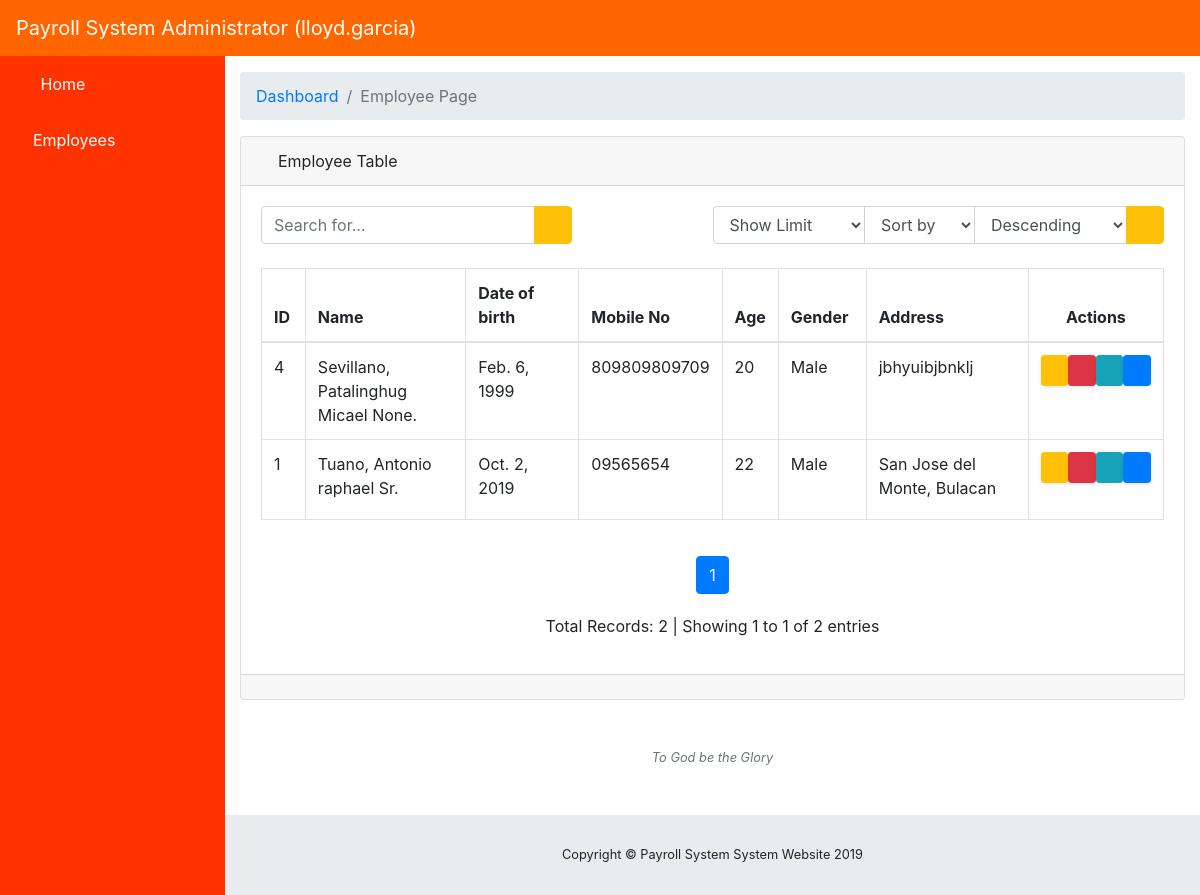
The page /Payroll/manager/employees/ (signed in) on the database its author committed.
### payrollsystemapp/models.py (models this page shows, shortened)
class ProfileInfo(models.Model):
    GENDER_LIST = (
        ('Male', 'Male'),
        ('Female', 'Female')
    )
    user = models.OneToOneField(User, on_delete=models.CASCADE, related_name="profile_to_user_fk", default="lloyd.garcia")
    first_name = models.CharField(max_length=50)
    middle_name = models.CharField(max_length=50)
    last_name = models.CharField(max_length=50)
    suffix = models.CharField(max_length=50, blank=True, null=True)
    dob = models.DateField()
    mobile_no = models.CharField(max_length=20, unique=True)
    age = models.PositiveIntegerField()
    gender = models.CharField(max_length=50, choices=GENDER_LIST, default='Male')
    address = models.CharField(max_length=250)
    date_added = models.DateTimeField(auto_now=True)

### payrollsystemapp/views.py (the view)
# urls.py: path('Payroll/manager/employees/', views.PayrollEmployeesPage.as_view(), name='employees_index_page'),
class PayrollEmployeesPage(LoginRequiredMixin, TemplateView):
    template_name = "employees/employees_index_page.html"
    def get_context_data(self, *args, **kwargs):
        context = super(PayrollEmployeesPage, self).get_context_data(*args, **kwargs)
        try:
            user = User.objects.all().filter(Q(username=self.request.user) & Q(is_superuser=True))
            username = User.objects.all().get(Q(username=self.request.user) & Q(is_superuser=True))
            if not user:
                raise Http404()
        except User.DoesNotExist:
            raise Http404()
        for key, value in self.request.session.items():
            print('{} -> {}'.format(key, value))
        if 'current_page' in self.request.session:
            del self.request.session['current_page']
            print('current_page => DELETED!')
        else:
            print('current_page is not existing yet!')
        if 'search_text' in self.request.session:
            del self.request.session['search_text']
            print('searched_text => DELETED!')
        else:
            print('searched_text is not existing yet')
        if 'sortBy' in self.request.session:
            del self.request.session['sortBy']
            print('sortBy => DELETED!')
        else:
            print('sortBy is not existing yet')
        if 'column' in self.request.session:
            del self.request.session['column']
            print('column => DELETED')
        else:
            print('column is not existing yet')
        if 'limit' in self.request.session:
            del self.request.session['limit']
            print('limit => DELETED')
        else:
            print('limit is not existing yet')
        query = ProfileInfo.objects.all().order_by('-id')
        count = query.count()
        query = employee_page_pagination(query, 10, 1)
        columns = []
        for field in ProfileInfo._meta.get_fields()[3:]:
            col = field.get_attname_column()[1]
            columns.append(col.replace("_", " "))
        columns.remove("user id")
        columns.remove("suffix")
        columns.remove("dob")
        columns.remove("age")
        columns.remove("date added")
        context.update({
            "user": user,
            "query": query,
            "count": count,
            'columns': columns,
            'username': username,
        })
        return context

### payrollsystemapp/views.py (called while the page is built)
def employee_page_pagination(query, limit, current_page=1):
    if current_page is None:
        current_page = 1
    paginator = Paginator(query, limit)
    try:
        new_query = paginator.page(current_page)
    except PageNotAnInteger:
        print('Error: ', PageNotAnInteger)
        new_query = paginator.page(1)
    except EmptyPage:
        print('Error: ', EmptyPage)
        new_query = paginator.page(paginator.num_pages)
    return new_query

### payrollsystemapp/templates/employees/employees_index_page.html (shortened to what this page needs)
{% extends 'payroll_system_index_page.html' %}
{% block inner_body %}
<ol class="breadcrumb">
    <li class="breadcrumb-item">
        <a href="{% url 'index' %}">Dashboard</a>
    </li>
    <li class="breadcrumb-item active">Employee Page</li>
</ol>
<div class="card mb-3">
    <div class="card-header">
        <i class="fas fa-table"></i>
        Employee Table
    </div>
    <div class="card-body">
        <div class="d-sm-flex align-items-center justify-content-between mb-4">
           <form method="POST" id="form-search-employee">
                <div class="input-group">
                    <input id="search-employee" type="text" class="form-control" placeholder="Search for..." aria-label="Search"
                           aria-describedby="basic-addon2">
                    <div class="input-group-append">
                        <button class="btn btn-warning btn-search-employee" type="button">
                            <i class="fas fa-search"></i>
                        </button>
                    </div>
                </div>
            </form>
            <form style="width: 50%">
                 <div class="input-group">
                       <select class="form-control" id="record-limit-employee" style="width: 15%">
                            <option disabled selected hidden>Show Limit</option>
                        </select>
                     <select class="form-control" id="column-employee">
                            <option disabled selected hidden>Sort by</option>
                        </select>
                    <select class="form-control" id="sort-order-employee" style="width: 15%">
                            <option>Descending</option>
                    </select>
                    <div class="input-group-append">
                        <button class="btn btn-warning" type="button" id="button-sort-employee">
                            <i class="fas fa-sort"></i>
                        </button>
                    </div>
                </div>
            </form>
        </div>
        <div class="table-responsive" id="employee_table">
            <table class="table table-bordered" id="dataTable" width="100%" cellspacing="0">
                <thead>
                <tr>
                    <th>ID</th>
                    <th>Name</th>
                    <th>Date of birth</th>
                    <th>Mobile No</th>
                    <th>Age</th>
                    <th>Gender</th>
                    <th>Address</th>
                    <th class="text-center">Actions</th>
                </tr>
                </thead>
                <tbody>
                {% include 'employees/employee_table.html' %}
                </tbody>
            </table>
        </div>
        <div id="employee_pagination" class="text-center">
            {% include 'employees/employee_pagination.html' %}
        </div>
    </div>
    <div class="card-footer small text-muted">
    </div>
</div>
<p class="small text-center text-muted my-5">
    <em>To God be the Glory</em>
</p>
{% endblock inner_body %}

### payrollsystemapp/templates/payroll_system_index_page.html (shortened to what this page needs)
{% extends 'base.html' %}
{% block body_block %}
<nav class="navbar navbar-expand navbar-dark custom-color-header static-top">
    <a class="navbar-brand mr-1" href="{% url 'admin:index' %}">Payroll System Administrator ({{ username.username }})</a>
    <button class="btn btn-link btn-sm text-white order-1 order-sm-0" id="sidebarToggle" href="#">
        <i class="fas fa-bars"></i>
    </button>
    {% if request.user.is_authenticated and request.user.is_superuser and request.user.is_active %}
    {% if user %}
    {% for u in user %}
    <ul class="navbar-nav ml-auto ml-md-0">
        <li class="nav-item dropdown no-arrow">
            <a class="nav-link dropdown-toggle" href="#" id="userDropdown" role="button" data-toggle="dropdown"
               aria-haspopup="true" aria-expanded="false">
                <i class="fas fa-user-circle fa-fw custom-text-color"></i>
            </a>
        </li>
    </ul>
    {% endfor %}
    {% endif %}
    {% endif %}
</nav>
<div id="wrapper">
    <ul class="sidebar navbar-nav custom-color">
        <li class="nav-item">
            <a class="nav-link" href="{% url 'index' %}">
                <i class="fas fa-fw fas fa-home text-white"></i>
                <span class="custom-text-color">Home</span>
            </a>
        </li>
        <li class="nav-item">
            <a class="nav-link" href="{% url 'employees_index_page' %}">
                <i class="fas fa-user-friends custom-text-color"></i>
                <span class="custom-text-color">Employees</span></a>
        </li>
    </ul>
    <div id="content-wrapper">
        <div class="container-fluid">
            {% if request.user.is_authenticated and request.user.is_superuser and request.user.is_active %}
                {% if user %}
                        {% block inner_body %}{% endblock inner_body %}
                {% endif %}
            {% endif %}
        </div>
        <footer class="sticky-footer">
            <div class="container my-auto">
                <div class="copyright text-center my-auto">
                    <span>Copyright © Payroll System System Website 2019</span>
                </div>
            </div>
        </footer>
    </div>
</div>
{% endblock body_block %}

### payrollsystemapp/templates/employees/employee_table.html
{% load staticfiles %}
{% for record in query %}
<tr>
    <td style="width: 5%">{{ record.id }}</td>
    <td style="width: 20%">{{ record.last_name }}, {{ record.middle_name }} {{ record.first_name }} {{ record.suffix }}.</td>
    <td style="width: 15%">{{ record.dob }}</td>
    <td style="width: 10%">{{ record.mobile_no }}</td>
    <td style="width: 5%">{{ record.age }}</td>
    <td style="width: 10%">{{ record.gender }}</td>
    <td style="width: 20%">{{ record.address }}</td>
    <td style="width: 15%" align="center">
        <div class="d-md-flex align-items-center justify-content-between mb-4">
            <button type="button" data-url="{% url 'update_employee' record.id %}"
                    class="d-none d-sm-inline-block btn btn-sm btn-warning shadow-sm show-edit-employee-form" data-toggle="tooltip" data-placement="top" title="Edit">
                <span class="fas fa-pencil-alt fa-sm text-black-50"></span>
            </button>
            <button type="button" data-url="{% url 'delete_employee' record.id %}"
                    class="d-none d-sm-inline-block btn btn-sm btn-danger shadow-sm show-delete-employee-form" data-toggle="tooltip" data-placement="top" title="Delete">
                <span class="fas fa-trash-alt fa-sm text-white-50"></span>
            </button>
            <button type="button" data-url="{% url 'create_payroll_bill' record.id %}"
                    class="d-none d-sm-inline-block btn btn-sm btn-info shadow-sm show-payroll-employee-form" data-toggle="tooltip" data-placement="top" title="Create Payroll">
                <span class="fas fa-credit-card fa-sm text-white-50"></span>
            </button>
            <button type="button" data-url="{% url 'employee_payroll_history' record.id %}"
                    class="d-none d-sm-inline-block btn btn-sm btn-primary shadow-sm show-payroll-history-employee-form" data-toggle="tooltip" data-placement="top" title="History">
                <span class="fas fa-history fa-sm text-white-50"></span>
            </button>
        </div>
    </td>
</tr>
{% empty %}
<tr>
    <td colspan="12" class="text-center bg-warning">No Records!</td>
</tr>
{% endfor %}

### payrollsystemapp/static/css/main.css (style rules this page uses)
.custom-color-header { background-color: #FF6600; }
.custom-color { background-color: #FF3300; }
.custom-text-color { color: #FFFFFF; }

### rows shown on the page
ProfileInfo: id "4", last_name "Sevillano", middle_name "Patalinghug", first_name "Micael", suffix "None", dob "Feb. 6, 1999", mobile_no "809809809709", age "20", gender "Male", address "jbhyuibjbnklj"
ProfileInfo: id "1", last_name "Tuano", middle_name "Antonio", first_name "raphael", suffix "Sr", dob "Oct. 2, 2019", mobile_no "09565654", age "22", gender "Male", address "San Jose del Monte, Bulacan"

### other values the page prints
{{ username.username }} "lloyd.garcia"
{{ page }} "1"
{{ count }} "2"
{{ query.number }} "1"
{{ query.paginator.num_pages }} "1"
{{ query.object_list|length }} "2"
